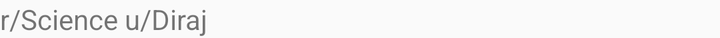
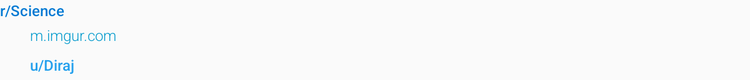

The same Android screen from two of the app's own layout files: first res/layout/ as a phone draws it, then the repository's variant for another configuration, drawn on a device whose configuration selects that folder. Both files follow.
<!-- AndroidManifest.xml: application theme AppTheme -->
<!-- res/layout/layout_feed_info.xml -->
<?xml version="1.0" encoding="utf-8"?>
<androidx.constraintlayout.widget.ConstraintLayout xmlns:android="http://schemas.android.com/apk/res/android"
    android:layout_width="match_parent"
    android:layout_height="wrap_content"
    xmlns:tools="http://schemas.android.com/tools"
    xmlns:app="http://schemas.android.com/apk/res-auto">

    <com.google.android.material.textview.MaterialTextView
        android:id="@+id/tv_subreddit_author"
        android:textSize="@dimen/text_14sp"
        android:layout_width="match_parent"
        android:layout_height="wrap_content"
        android:ellipsize="end"
        android:lines="1"
        app:layout_constraintStart_toStartOf="parent"
        app:layout_constraintEnd_toEndOf="parent"
        app:layout_constraintTop_toTopOf="parent"
        tools:text="r/Science u/Diraj" />

</androidx.constraintlayout.widget.ConstraintLayout>
<!-- resources referenced by this layout -->
<resources>
  <dimen name="text_14sp">14sp</dimen>
  <style name="AppTheme" parent="Theme.AppCompat.Light.DarkActionBar">
          
          <item name="colorPrimary">@color/colorPrimary</item>
          <item name="colorPrimaryDark">@color/colorPrimaryDark</item>
          <item name="colorAccent">@color/colorAccent</item>
      </style>
  <color name="colorPrimary">#24A0ED</color>
  <color name="colorPrimaryDark">#0079D3</color>
  <color name="colorAccent">#FF8717</color>
</resources>
<!-- res/layout-sw600dp/layout_feed_info.xml (the repository's variant of the layout above) -->
<!-- drawn on a 7-inch tablet held upright -->
<?xml version="1.0" encoding="utf-8"?>
<androidx.constraintlayout.widget.ConstraintLayout xmlns:android="http://schemas.android.com/apk/res/android"
    android:layout_width="match_parent"
    android:layout_height="wrap_content"
    xmlns:tools="http://schemas.android.com/tools"
    xmlns:app="http://schemas.android.com/apk/res-auto">

    <androidx.appcompat.widget.AppCompatTextView
        android:id="@+id/tv_subreddit"
        style="@style/SubRedditText"
        android:layout_width="wrap_content"
        android:layout_height="wrap_content"
        app:layout_constraintHorizontal_chainStyle="spread_inside"
        app:layout_constraintStart_toStartOf="parent"
        app:layout_constraintTop_toTopOf="parent"
        tools:text="r/Science" />

    <LinearLayout
        android:id="@+id/ll_domain"
        android:layout_width="wrap_content"
        android:layout_height="wrap_content"
        android:orientation="horizontal"
        app:layout_constraintStart_toStartOf="parent"
        app:layout_constraintTop_toBottomOf="@id/tv_subreddit">
        <androidx.appcompat.widget.AppCompatImageView
            android:id="@+id/iv_url"
            android:layout_width="@dimen/dimen_24dp"
            android:layout_height="@dimen/dimen_24dp"
            android:layout_gravity="center_vertical"
            android:tint="@android:color/holo_blue_dark"
            android:src="@drawable/ic_link" />

        <androidx.appcompat.widget.AppCompatTextView
            android:id="@+id/tv_domain"
            style="@style/LinkUrl"
            android:layout_width="wrap_content"
            android:layout_height="wrap_content"
            android:layout_gravity="center_vertical"
            tools:text="m.imgur.com" />
    </LinearLayout>

    <LinearLayout
        android:id="@+id/ll_author"
        android:layout_width="wrap_content"
        android:layout_height="wrap_content"
        android:orientation="horizontal"
        app:layout_constraintStart_toStartOf="parent"
        app:layout_constraintTop_toBottomOf="@id/ll_domain">
        <androidx.appcompat.widget.AppCompatImageView
            android:id="@+id/iv_user"
            android:layout_width="@dimen/dimen_24dp"
            android:layout_height="@dimen/dimen_24dp"
            android:layout_gravity="center_vertical"
            android:src="@drawable/ic_identity" />

        <androidx.appcompat.widget.AppCompatTextView
            android:id="@+id/tv_author"
            style="@style/UserNameText"
            android:layout_width="wrap_content"
            android:layout_height="wrap_content"
            android:layout_gravity="center_vertical"
            tools:text="u/Diraj" />
    </LinearLayout>
</androidx.constraintlayout.widget.ConstraintLayout>
<!-- resources referenced by the variant -->
<!-- as a 7-inch tablet held upright resolves them -->
<resources>
  <dimen name="dimen_24dp">24dp</dimen>
  <style name="LinkUrl">
          <item name="android:fontFamily">sans-serif-light</item>
          <item name="android:textSize">@dimen/text_12sp</item>
          <item name="android:textColor">@android:color/holo_blue_dark</item>
      </style>
  <style name="SubRedditText">
          <item name="android:fontFamily">sans-serif-medium</item>
          <item name="android:textSize">@dimen/text_12sp</item>
          <item name="android:textColor">@color/colorPrimaryDark</item>
      </style>
  <style name="UserNameText">
          <item name="android:fontFamily">sans-serif-medium</item>
          <item name="android:textSize">@dimen/text_12sp</item>
          <item name="android:textColor">@color/colorPrimary</item>
      </style>
  <style name="AppTheme" parent="Theme.AppCompat.Light.DarkActionBar">
          
          <item name="colorPrimary">@color/colorPrimary</item>
          <item name="colorPrimaryDark">@color/colorPrimaryDark</item>
          <item name="colorAccent">@color/colorAccent</item>
      </style>
  <dimen name="text_12sp">12sp</dimen>
  <color name="colorPrimaryDark">#0079D3</color>
  <color name="colorPrimary">#24A0ED</color>
  <color name="colorAccent">#FF8717</color>
</resources>
